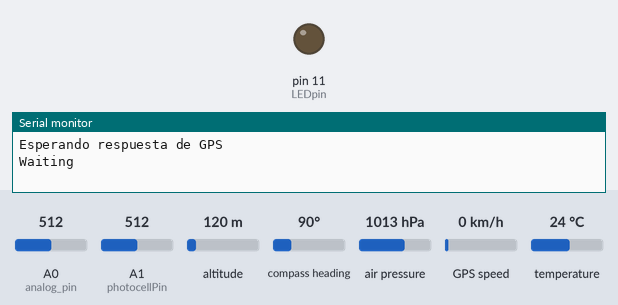
Recording of a sketch running on a simulated Arduino Uno, built with avr-gcc and run on an emulated ATmega328P. Shown: output pins drawn as LEDs (lit = HIGH), the last lines printed to the serial monitor. Inputs (shaded band) come from the test bench; at power-on: A1 (photocellPin) = 512, A0 (analog_pin) = 512, altitude 120 m, compass heading 90°, air pressure 1013 hPa, GPS speed 0 km/h, temperature 24 °C. The GPS gets a fix after 3 s at 37.7749, -122.4194 with 8 satellites.

Above: at 1.2 s.
1.3 s: A1 (photocellPin) set to 306
At 6.5 s:
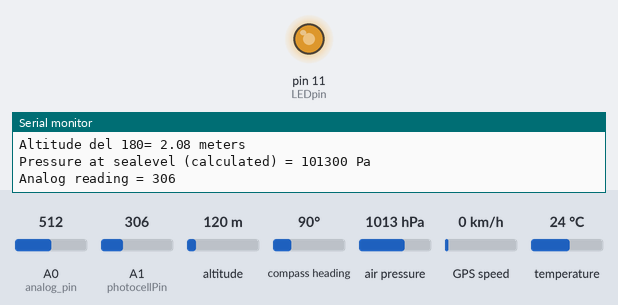
7.5 s: A1 (photocellPin) set to 30
At 10.8 s:
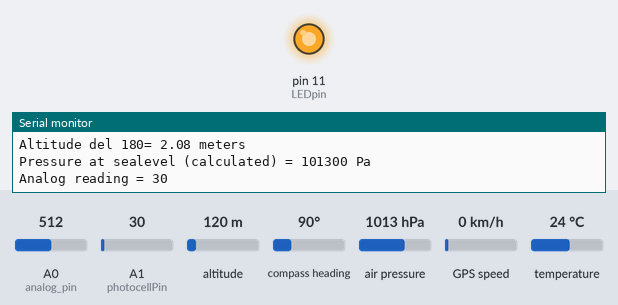
11.5 s: A1 (photocellPin) set to 716
At 15.2 s:
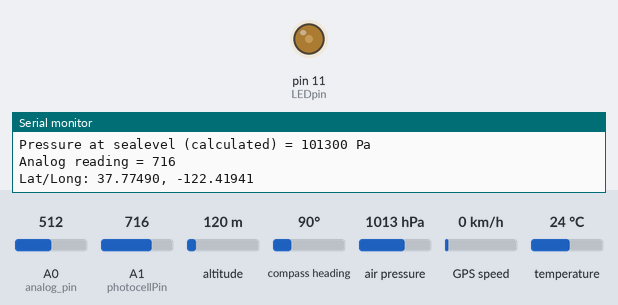
15.6 s: A1 (photocellPin) set to 992
At 19.5 s:
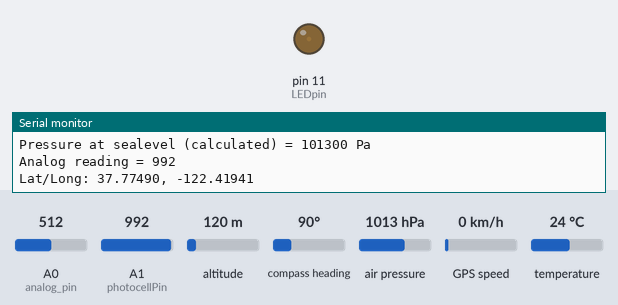
Timing chart, 0 to 20.6 s (numbered marks = the images above; inputs shaded):
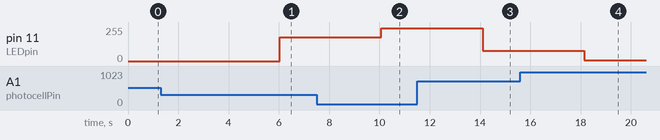

The sketch:

Gps_lat-long.ino
```cpp
/*
  6-12-12
  Aaron Weiss
  SparkFun Electronics, Beerware

  Example GPS Parser based off of arduiniana.org TinyGPS examples.

  Parses NMEA sentences from an EM406 running at 4800bps into readable
  values for latitude, longitude, elevation, date, time, course, and
  speed. Use 115200 baud for your serial port baud rate

  For the SparkFun GPS Shield. Make sure the switch is set to DLINE.

  Once you get your longitude and latitude you can paste your
  coordinates from the terminal window into Google Maps. Here is the
  link for SparkFun's location.
  http://maps.google.com/maps?q=40.06477,+-105.20997

  Uses the NewSoftSerial library for serial communication with your GPS,
  so connect your GPS TX and RX pin to any digital pin on the Arduino,
  just be sure to define which pins you are using on the Arduino to
  communicate with the GPS module.

  REVISIONS:
  1-17-11
    changed values to RXPIN = 2 and TXPIN = to correspond with
    hardware v14+. Hardware v13 used RXPIN = 3 and TXPIN = 2.

*/

// In order for this sketch to work, you will need to download
// TinyGPS and NewSoftSerial library from arduiniana.org and put them
// into the libraries folder in your ardiuno directory.
#include <SoftwareSerial.h>
#include <TinyGPS.h>
#include <SFE_BMP180.h>
#include <Wire.h>
#include <Adafruit_BMP085.h>

// Define which pins you will use on the Arduino to communicate with your
// GPS. In this case, the GPS module's TX pin will connect to the
// Arduino's RXPIN which is pin 3.
#define RXPIN 2
#define TXPIN 3
//#define RXPIN 5
//#define TXPIN 4

// This is the serial rate for your terminal program. It must be this
// fast because we need to print everything before a new sentence
// comes in. If you slow it down, the messages might not be valid and
// you will likely get checksum errors.
// Set this value equal to the baud rate of your terminal program
#define TERMBAUD  115200

// Set this value equal to the baud rate of your GPS
#define GPSBAUD  9600

// Create an instance of the TinyGPS object
TinyGPS gps;
// Initialize the NewSoftSerial library to the pins you defined above
SoftwareSerial uart_gps(RXPIN, TXPIN);

// This is where you declare prototypes for the functions that will be
// using the TinyGPS library.
void getgps(TinyGPS &gps);

// In the setup function, you need to initialize two serial ports; the
// standard hardware serial port (Serial()) to communicate with your
// terminal program an another serial port (NewSoftSerial()) for your
// GPS.

///LM35 CONFIGURACIÓN
int analog_pin = 0;
float temperatura;
//MP180 Configuracion
Adafruit_BMP085 bmp;
//Photoresistor CONFIGURACIÓN
int photocellPin = A1;     // the cell and 10K pulldown are connected to a0
int photocellReading;     // the analog reading from the sensor divider
int LEDpin = 11;          // connect Red LED to pin 11 (PWM pin)
int LEDbrightness;        //


void setup()
{

  // Sets baud rate of your terminal program
  Serial.begin(TERMBAUD);
  // Sets baud rate of your GPS
  uart_gps.begin(GPSBAUD);
  bmp.begin();

  Serial.println("");
  Serial.println("Esperando respuesta de GPS");
  Serial.println("Waiting");
  Serial.println("");
}

// This is the main loop of the code. All it does is check for data on
// the RX pin of the ardiuno, makes sure the data is valid NMEA sentences,
// then jumps to the getgps() function.
void loop()
{
  while(uart_gps.available())     // While there is data on the RX pin...
  {
      int c = uart_gps.read();    // load the data into a variable...
      if(gps.encode(c))      // if there is a new valid sentence...
      {
        getgps(gps);        // then grab the data.
        temp();
        presion();
        lux();
      }
  }
}

// The getgps function will get and print the values we want.
void getgps(TinyGPS &gps)
{
  // To get all of the data into varialbes that you can use in your code,
  // all you need to do is define variables and query the object for the
  // data. To see the complete list of functions see keywords.txt file in
  // the TinyGPS and NewSoftSerial libs.

  // Define the variables that will be used
  float latitude, longitude;
  // Then call this function
  gps.f_get_position(&latitude, &longitude);
  // You can now print variables latitude and longitude
  Serial.print("Lat/Long: ");
  Serial.print(latitude,5);
  Serial.print(", ");
  Serial.println(longitude,5);
  delay(1000);

}

void temp(){
temperatura = analogRead(analog_pin);
 temperatura = 5.0*temperatura*100.0/1024.0;
  Serial.print("T: ");
  Serial.print(temperatura);
  Serial.print("\n");

  delay(1000);
}

void presion(){
   Serial.print("Temperature del 180 = ");
    Serial.print(bmp.readTemperature());
    Serial.println(" *C");

    Serial.print("Pressure = ");
    Serial.print(bmp.readPressure());
    Serial.println(" Pa");

    // Calculate altitude assuming 'standard' barometric
    // pressure of 1013.25 millibar = 101325 Pascal
    Serial.print("Altitude del 180= ");
    Serial.print(bmp.readAltitude());
    Serial.println(" meters");

    Serial.print("Pressure at sealevel (calculated) = ");
    Serial.print(bmp.readSealevelPressure());
    Serial.println(" Pa");
    delay(1000);


}

void lux(){
  photocellReading = analogRead(photocellPin);

  Serial.print("Analog reading = ");
  Serial.println(photocellReading);     // the raw analog reading

  // LED gets brighter the darker it is at the sensor
  // that means we have to -invert- the reading from 0-1023 back to 1023-0
  photocellReading = 1023 - photocellReading;
  //now we have to map 0-1023 to 0-255 since thats the range analogWrite uses
  LEDbrightness = map(photocellReading, 0, 1023, 0, 255);
  analogWrite(LEDpin, LEDbrightness);
  delay(1000);

}
```

Measured:
- after the input at 1.3 s, pin 11 (LEDpin): 0/255 → 178/255 after 4.7 s
- after the input at 7.5 s, pin 11 (LEDpin): 178/255 → 247/255 after 2.6 s
- after the input at 11.5 s, pin 11 (LEDpin): 247/255 → 76/255 after 2.6 s
- after the input at 15.6 s, pin 11 (LEDpin): 76/255 → 7/255 after 2.5 s
